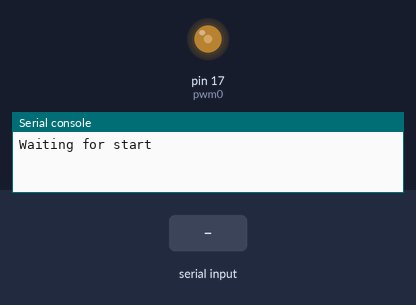
Bench run of a program on a simulated MicroPython board. Parts: output pins drawn as LEDs (lit = HIGH), the last lines printed to the serial console. The inputs (shaded band) are chosen by the test bench. Pins used as bus, display or sensor lines are not drawn.

Above: at 1.2 s.
1.3 s: "1" typed at the serial console, then Enter
At 4.1 s:
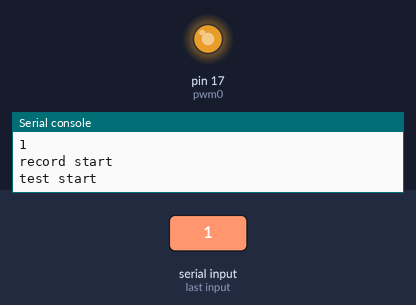
Timing chart, 0 to 13.3 s (numbered marks = the images above; inputs shaded):
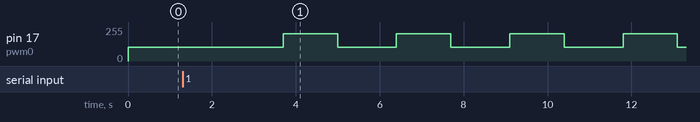

Measured:
- after the input at 1.3 s, pin 17 (pwm0): alternates 204/255 for 1.3 s and 102/255 for 1.4 s, starting after 2.4 s

The program:

dev0_pwm_generator.py
```python
from machine import Pin, PWM
import time

trig_master = Pin(18, Pin.OUT)
trig_master.value(0)

pwm0 = PWM(Pin(17),freq = 400, duty_ns = 1000000)
a = input("Waiting for start")

trig_master.value(1)
print("record start")
start = 1000000
end = 2000000
count = 10

ns = 900000
p = 1

time.sleep(2)
print("test start")
while count > 0:
    ns = start
    while ns < end:
        time.sleep_us(10)
        ns = ns + 100*p
        pwm0.duty_ns(ns)

    time.sleep(0.5)

    #0.5
    #1
    #`2

    ns = end
    while ns > start:
        time.sleep_us(10)
        ns = ns - 50*p
        pwm0.duty_ns(ns)

    count -= 1

    time.sleep(1)

print("Swap complete")

trig_master.value(0)
```
